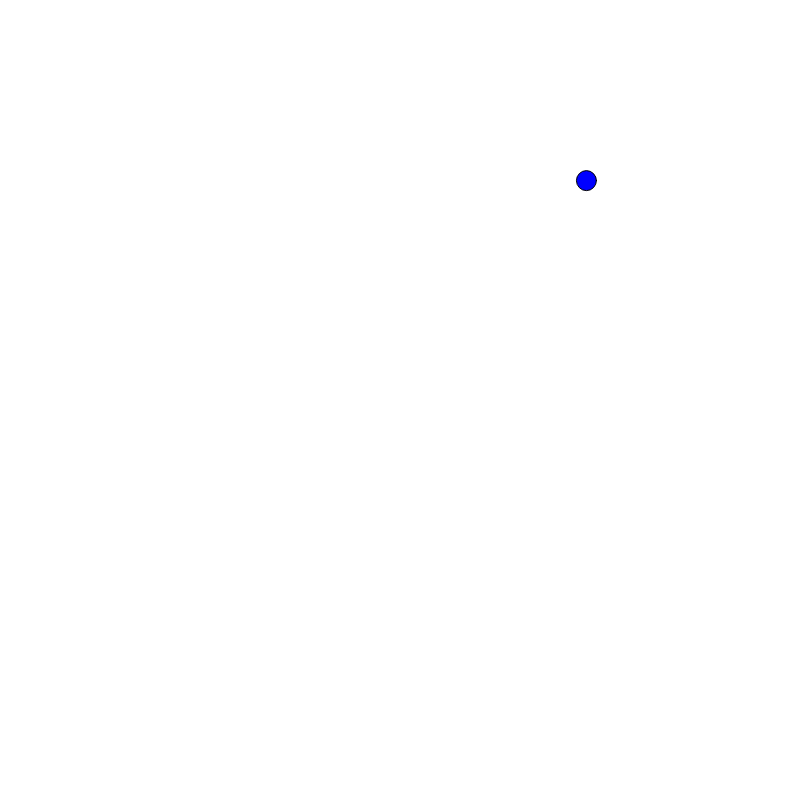
Frame 1 (no input)
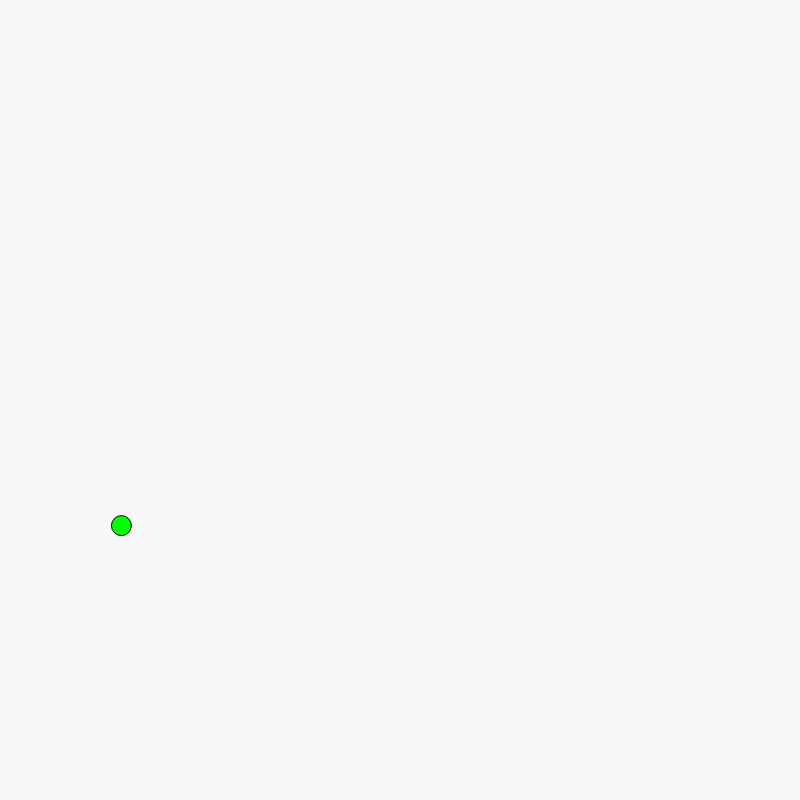
Frame 60 (no input)
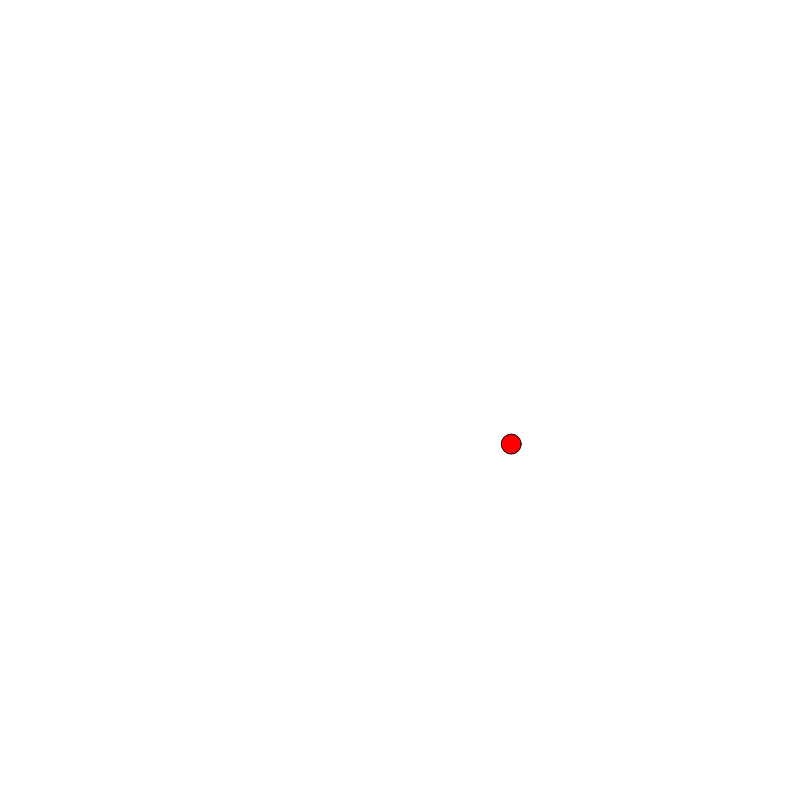
Frame 120 (the mouse pressed at the canvas centre since frame 60)

The p5.js sketch that drew these frames (run headless with seeded random() and noise() and a simulated clock; from frame 60 on, the mouse is pressed at the canvas centre):

// p5.js sketch
// ── sketch.js
let circleX, circleY, radius = 20;
let dx = 15, dy = 15;
let color = 0;
let w = 800, h = 800;

function setup() {
    createCanvas(w, h);
    fill(0, 0, 255);
    circleX = random(0, w);
    circleY = random(0, h);
}

function update() {
    if(circleX >= w-radius/2 || circleX <= 0+radius/2) {
        dx *= -1;
        fill(255, 0, 0);
    }
    if (circleY >= h-radius/2 || circleY <= 0+radius/2) {
        dy *= -1;
        fill(0, 255, 0);
    }
}

function mousePressed() {
    dx = random(5, 20);
    dy = random(5, 20);
}

function draw() {
    color = map(circleX+circleY, 0, 700, 0, 255);
    background(color);
    update();
    circleX += dx;
    circleY += dy;
    circle(circleX, circleY, radius);
}
